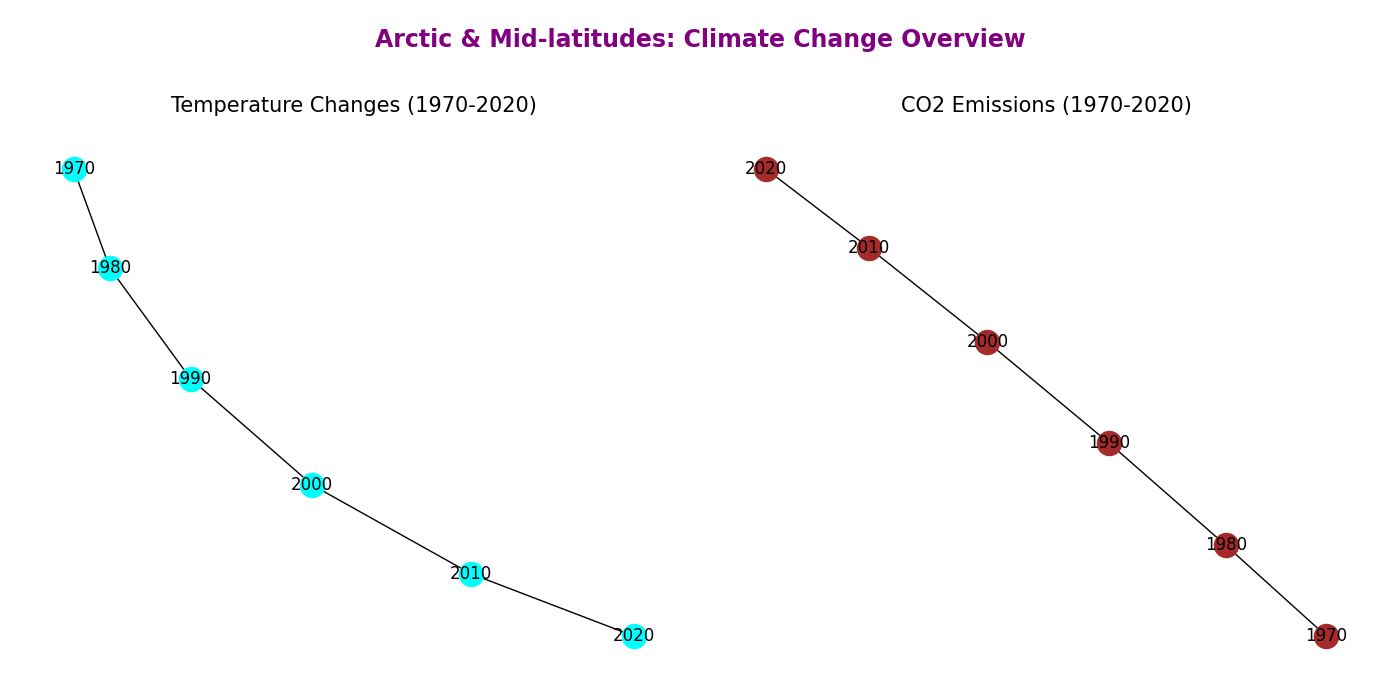

Here is the Python script that generated this plot:
import matplotlib.pyplot as plt
import numpy as np
import networkx as nx

decades = np.array([1970, 1980, 1990, 2000, 2010, 2020])

# Prepare data points for connecting nodes for each subplot
temperature_anomalies_graph_data = [
    ('1970', '1980'),
    ('1980', '1990'),
    ('1990', '2000'),
    ('2000', '2010'),
    ('2010', '2020'),
]

co2_emissions_graph_data = [
    ('1970', '1980'),
    ('1980', '1990'),
    ('1990', '2000'),
    ('2000', '2010'),
    ('2010', '2020'),
]

fig, axes = plt.subplots(1, 2, figsize=(14, 7))

# Temperature anomalies graph plot
G_temp = nx.Graph()
G_temp.add_edges_from(temperature_anomalies_graph_data)
nx.draw(G_temp, with_labels=True, node_color='cyan', ax=axes[0])
axes[0].set_title("Temperature Changes (1970-2020)", fontsize=15)

# CO2 emissions graph plot
G_co2 = nx.Graph()
G_co2.add_edges_from(co2_emissions_graph_data)
nx.draw(G_co2, with_labels=True, node_color='brown', ax=axes[1])
axes[1].set_title("CO2 Emissions (1970-2020)", fontsize=15)

plt.suptitle("Arctic & Mid-latitudes: Climate Change Overview", fontsize=17, fontweight='bold', color='purple', y=0.96)
plt.tight_layout(rect=[0, 0, 1, 0.94])

plt.show()
